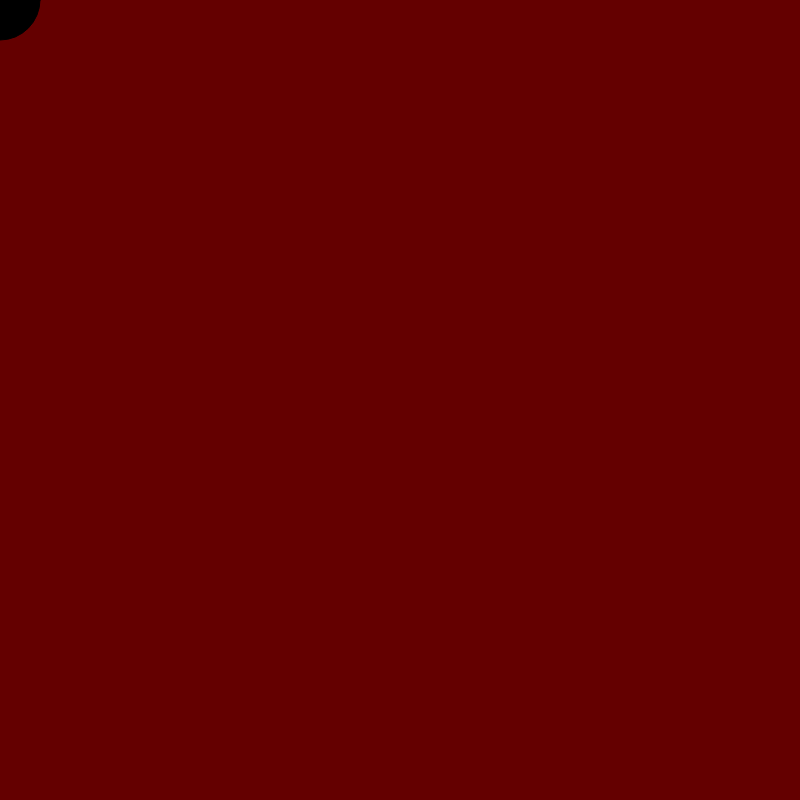
Frame 1 (no input)
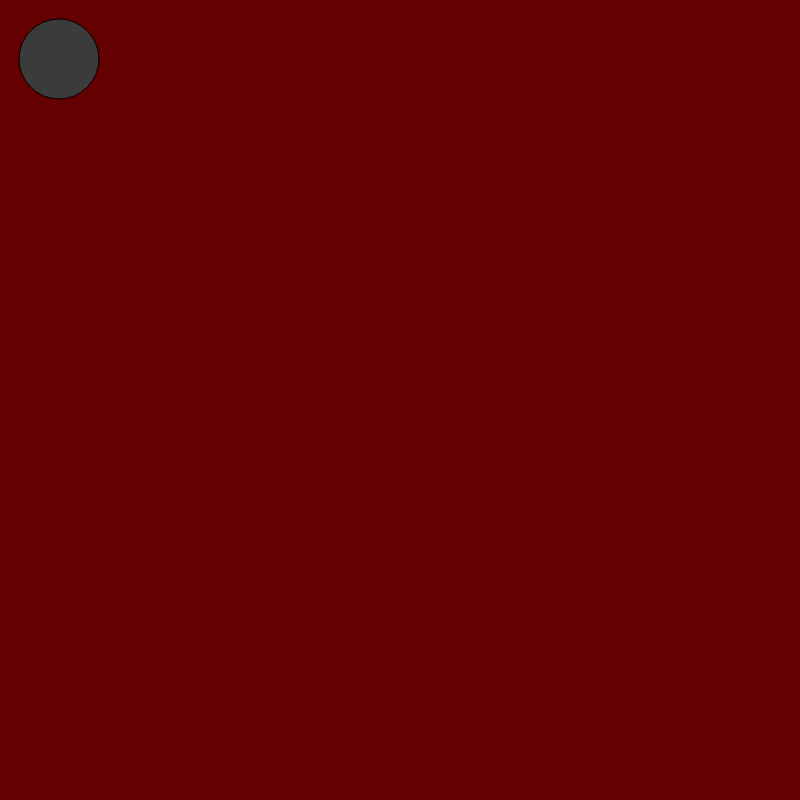
Frame 60 (no input)
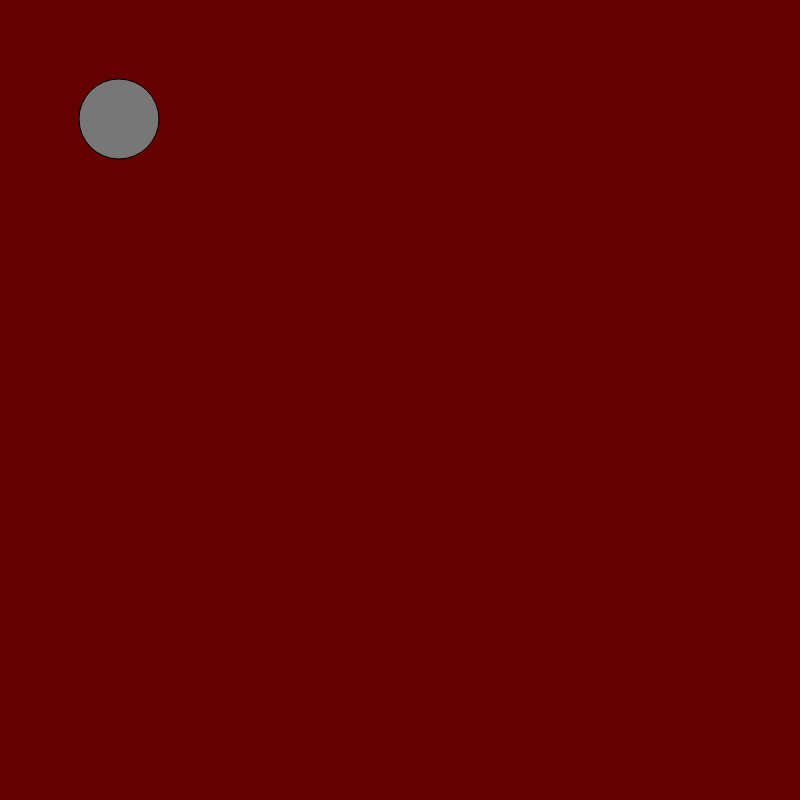
Frame 120 (the mouse pressed at the canvas centre since frame 60)

The p5.js sketch that drew these frames (run headless with seeded random() and noise() and a simulated clock; from frame 60 on, the mouse is pressed at the canvas centre):

// p5.js sketch
// ── sketch.js


let circle = {
	x:0,
	y:0,
	diameter:0,
	r:0,
	g:0,
	b:0,
};

function setup() {
	createCanvas(800,800);
}

function draw() {
	background(100,0,0);  //colore nel canvas

	//stroke()  //color of the line
	//fill()color of the shapes
	fill(circle.r,circle.g,circle.b);
	ellipse(circle.x,circle.y,80,80);
	circle.x++;
	circle.y++;
	circle.r++;
	circle.g++;
	circle.b++;
	
}
